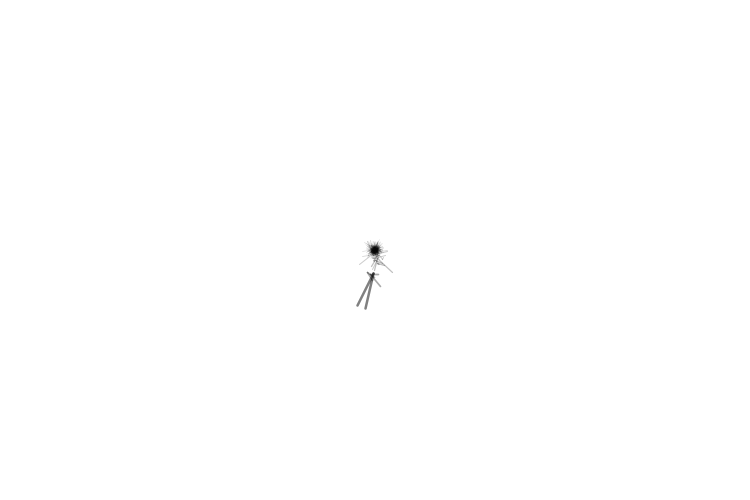
Frame 1 (no input)
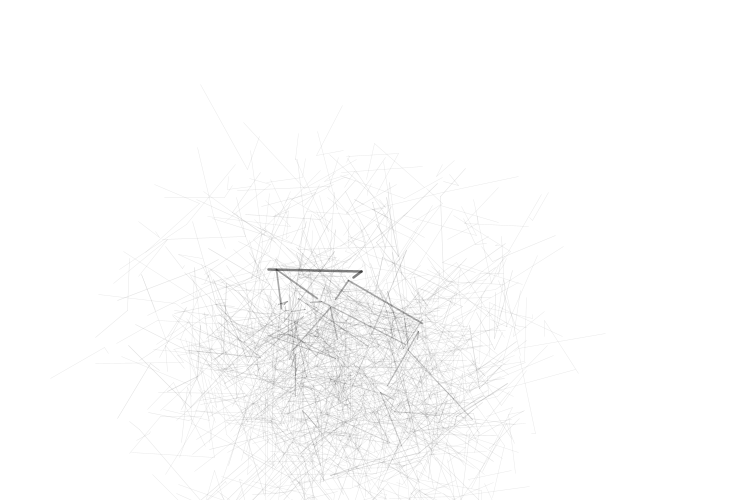
Frame 60 (the mouse pressed at the canvas centre just before this capture)
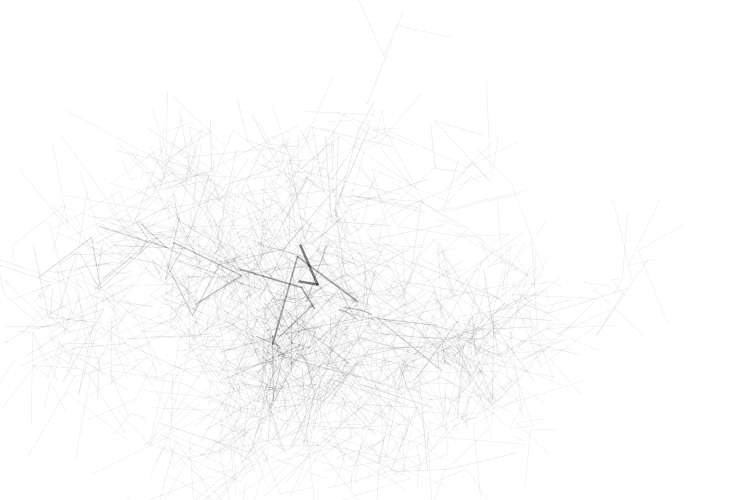
Frame 120 (the mouse held since frame 60 and released just before this capture)

The Processing sketch that drew these frames (run headless with seeded random() and noise(); from frame 60 on, the mouse is pressed at the canvas centre):

// Processing sketch: processing_65184
// ── processing_65184.pde

int _numChildren = 2;
int _maxLevels = 11;

Branch _trunk;

void setup(){
 
 size(750,500);
 background(255);
 colorMode(HSB);
 noFill();
 //smooth();
 newTree(); 
  
}

void newTree(){
 
 _trunk = new Branch(1,0,width/2,height/2);
 _trunk.drawMe(); 
  
}

void draw(){
  
  background(255);
  _trunk.updateMe(width/2,height/2);
  _trunk.drawMe();
}

class Branch{
 
 float level,index;
 float x = width/2;
 float y = height/2;
 float endx,endy;

 float strokeW,alph;
 float len,lenChange;
 float rot,rotChange;
 
  Branch[] children = new Branch[0];
 
 Branch(float lev,float ind,float ex,float why){
  
   level = lev;
   index = ind;
   
   strokeW = (1/level) * 5; //Level up to huto
   alph = 255/level; 
   len = random(width)*(1/(level*8)); // Level up to short
   
   rot = random(360);
   
   lenChange = random(second()/10);
   rotChange = random(hour()/2);
   
   updateMe(ex,why);
   
   
   if(level < _maxLevels){
    
     children = new Branch[_numChildren];
     
     for(int x = 0 ; x < _numChildren; x++)
     {
        children[x] = new Branch(level+1,x,endx,endy); 
     }
     
   }
 } 
 
 void updateMe(float ex,float why){
  
  x += (ex - x) / (4.);
  y += (why - y) / (4.);
   
  rot += rotChange;
  rot %= 360;
 
  len -=lenChange;

  if(len < 0){lenChange *= -1;}
  else if(len > width/8){lenChange *= -1;}
  
  float radian = radians(rot);
  endx = x + (len * cos(radian));
  endy = y + (len * sin(radian));
    
  for(int i = 0 ; i < children.length; i++)
  {
     children[i].updateMe(endx,endy); 
  }
 }
 
 void drawMe(){
  
  if(level > 1){
   
    strokeWeight(strokeW);
    stroke(0,alph);
    line(x,y,endx,endy);
    
    fill((255 / _maxLevels * level),255,255,alph);
    
    noStroke();
    //ellipse(endx,endy,len/12,len/12);
   
  } 
  
  for(int i = 0 ; i < children.length;i++)
  {
     children[i].drawMe(); 
  }
   
 }
  
}
